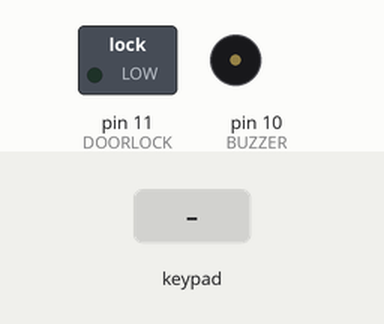
Simulated run of this sketch. Board: Arduino Uno, built with avr-gcc and run on an emulated ATmega328P. Parts: switched loads named in the sketch (green lamp = pin HIGH), buzzer (waves = sounding, pin HIGH). Wiring (inferred from the names in the program): 4×4 keypad with keys 1 2 3 A 4 5 6 B 7 8 9 C * 0 # D (labels assumed): rows pin 6, pin 7, pin 8, pin 9; columns pin 2, pin 3, pin 4, pin 5. Inputs (shaded band) come from the test bench. Pins used as bus, display or sensor lines are not drawn.

Above: at 1.2 s.
1.3 s: keypad keys 1 2 3 4 pressed 0.4 s apart
At 3.3 s:
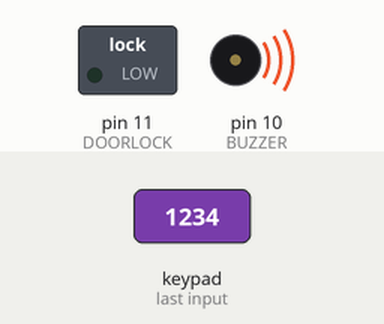
Timing chart, 0 to 5.1 s (numbered marks = the images above; inputs shaded):
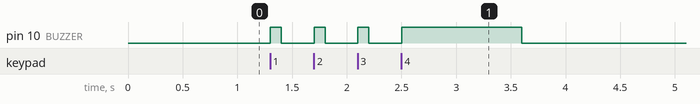

Measured:
- after the input at 1.3 s, pin 10 (BUZZER): goes 3 × (HIGH 0.10 s, LOW 0.30 s), HIGH 1.1 s, then LOW, starting at once

The sketch:

Door_Access_System.ino
```cpp
/* FILE:    Door_Access_System
   DATE:    16/10/17
   VERSION: 0.1
   AUTHOR:  Andrew Davies

16/10/17 version 0.1: Original version

THIS SOFTWARE IS PROVIDED "AS IS". HOBBY COMPONENTS MAKES NO WARRANTIES, WHETHER
EXPRESS, IMPLIED OR STATUTORY, INCLUDING, BUT NOT LIMITED TO, IMPLIED WARRANTIES OF
MERCHANTABILITY AND FITNESS FOR A PARTICULAR PURPOSE, ACCURACY OR LACK OF NEGLIGENCE.
HOBBY COMPONENTS SHALL NOT, IN ANY CIRCUMSTANCES, BE LIABLE FOR ANY DAMAGES,
INCLUDING, BUT NOT LIMITED TO, SPECIAL, INCIDENTAL OR CONSEQUENTIAL DAMAGES FOR ANY
REASON WHATSOEVER.
*/

/* Default pin code (1234) */
#define PIN1    KEY_1
#define PIN2    KEY_2
#define PIN3    KEY_3
#define PIN4    KEY_4

/* Time in ms to keep the door unlocked after a correct code has been entered */
#define DOOR_OPEN_TIME 5000

/* Digital pins to control buzzer and door lock (LED) */
#define BUZZER    10
#define DOORLOCK  11

/* Row/column values for each key (returned by the GetKey() function) */
#define KEY_1     00
#define KEY_2     01
#define KEY_3     02
#define KEY_A     03
#define KEY_4     10
#define KEY_5     11
#define KEY_6     12
#define KEY_B     13
#define KEY_7     20
#define KEY_8     21
#define KEY_9     22
#define KEY_C     23
#define KEY_*     30
#define KEY_0     31
#define KEY_#     32
#define KEY_D     33
#define KEY_NONE  255


const byte Rows[] = {9, 8, 7, 6}; //Holds the pin numbers for the 4 keypad rows.
const byte Cols[] = {5, 4, 3, 2}; //Holds the pin numbers for the 4 keypad columns.
byte Access_Code[4] = {PIN1, PIN2, PIN3, PIN4}, Keypad_Code[4], KeyIndex;
unsigned int Timeout;


void setup()
{
  /* Set all keypad row pins to output */
  for(byte i = 0; i < 4; i++)
  {
    pinMode(Rows[i], OUTPUT);
    digitalWrite(Rows[i], HIGH);
  }

  /* Set all keypad column pins to inputs */
  for(byte i = 0; i < 4; i++)
    pinMode(Cols[i], INPUT_PULLUP);

  /* Set the door lock and buzzer pins to outputs */
  pinMode(BUZZER, OUTPUT);
  digitalWrite(BUZZER, LOW);
  pinMode(DOORLOCK, OUTPUT);
  digitalWrite(DOORLOCK, LOW);

  /* Clear the buffer that holds the pin code last entered into the keypad*/
  ClearKeypadCode();
}


void loop()
{
  /* Check to see if a key on the keypad has been pressed */
  if(KeyPressed())
  {
    /* If so then get the key and save it into the buffer */
    Keypad_Code[KeyIndex] = GetKey();

    /* Let the user know the key has been entered with a short beep from the buzzer */
    Buzzer(100);
    KeyIndex++;

    /* Have 4 keys been pressed yet? */
    if(KeyIndex == 4)
    {
      /*If so then check to see if the entered pin code is correct */
      if(CheckCode())
         {
            /* Pin code is correct so open the door */
            delay(100);
            Buzzer(100);

            digitalWrite(DOORLOCK, HIGH);
            delay(DOOR_OPEN_TIME);
            digitalWrite(DOORLOCK, LOW);
         }else
         {
            /* Pin code is incorrect so warn the user with a long beep from the buzzer */
            Buzzer(1000);
         }

      /* Remove the pin code from the buffer */
      ClearKeypadCode();
    }

    /* Don't continue until the currently pressed button is released */
    while(KeyPressed());
  }


  /* If a partial code has been entered wait for 5 seconds and then clear the buffer (timeout) */
  if(KeyIndex > 0)
  {
      Timeout++;
      if(Timeout > 5000)
      {
        Buzzer(1000);
        ClearKeypadCode();
        Timeout = 0;
      }
      delay(1);
  }else
    Timeout = 0;
}


/* Function checks to see if a key on the keypad is currently pressed. */
boolean KeyPressed()
{
  boolean State = false;
  byte Debounce = 0;

  /* We only need to know if a button has been pressed, it doesn't matter which one so
   * we can check all the buttons at the same time by pulling all the rows low and looking
   * for one of the column pins being low */
  for(byte i = 0; i < 4; i++)
    digitalWrite(Rows[i], LOW);

  /* Check to see if any of the column pins are low. Do this 50 times to remove any false triggers
   * caused by a key switch contact bouncing when it is first pressed */
  do
  {
    for(byte i = 0; i < 4; i++)
      if(!digitalRead(Cols[i]))
        State = true;

    Debounce++;
  }while(State == true && Debounce < 50);

  /* Return the row pins back to the high state */
  for(byte i = 0; i < 4; i++)
    digitalWrite(Rows[i], HIGH);

  if(Debounce == 50)
    return true;  //A key is currently pressed so return true
  else
    return false; //A key is not currently pressed so return false
}


/* Gets the currently pressed key and returns a 2 digital value.
 * The first digit represents the keypad row number (0 to 3)
 * The second digit represents the keypad column number (0 to 3) */
byte GetKey()
{
  byte Key = KEY_NONE;

  for(byte RowIndex = 0; RowIndex < 4; RowIndex++)
  {
    digitalWrite(Rows[RowIndex], LOW);

    for(byte ColIndex = 0; ColIndex < 4; ColIndex++)
      if(!digitalRead(Cols[ColIndex]))
        Key = ColIndex + (RowIndex * 10);

    digitalWrite(Rows[RowIndex], HIGH);
  }
  return Key;
}


/* Check to see if the currently entered pin code is correct */
boolean CheckCode()
{
  if(Keypad_Code[0] == Access_Code[0] &&
     Keypad_Code[1] == Access_Code[1] &&
     Keypad_Code[2] == Access_Code[2] &&
     Keypad_Code[3] == Access_Code[3])
    return true;
  else
    return false;
}

/* Clears the buffer holding the last entered pin code */
void ClearKeypadCode()
{
  KeyIndex = 0;

  for(byte i = 0; i < 4; i++)
     Keypad_Code[i] = KEY_NONE;
}

/* Beeps the buzzer for the specified time in ms */
void Buzzer(int Time)
{
  digitalWrite(BUZZER, HIGH);
  delay(Time);
  digitalWrite(BUZZER, LOW);
}
```
